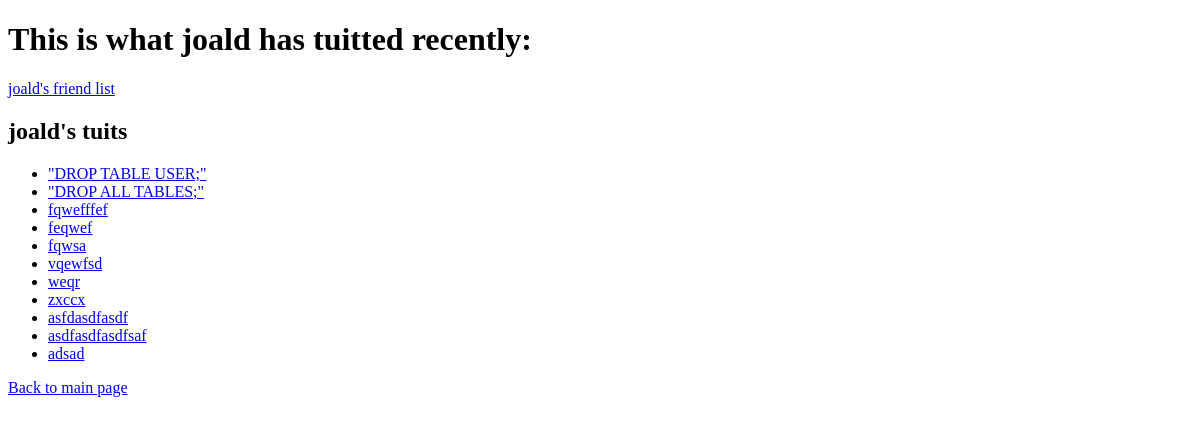
/tuits/users/joald/, run on an earlier commit of the app's database.
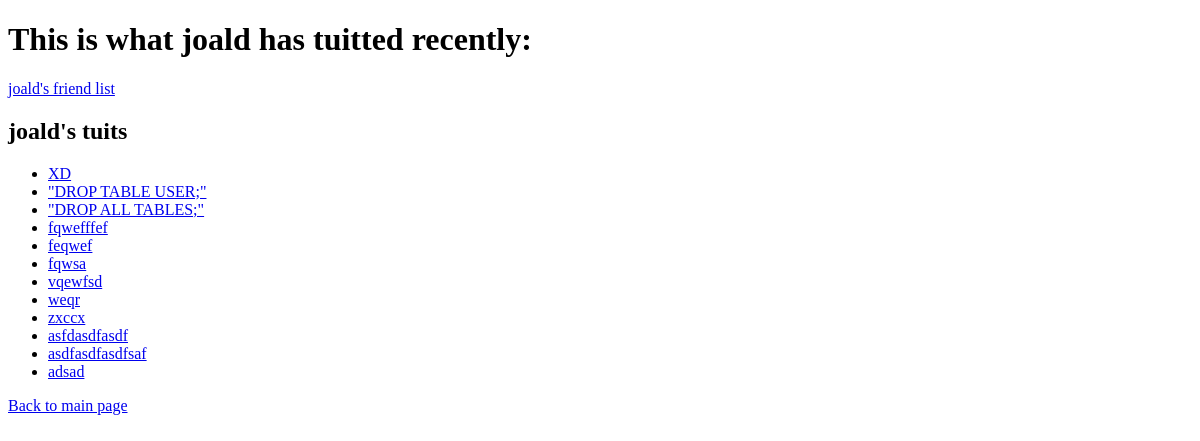
And on a later commit of the database.
### tuits/models.py (models this page shows, shortened)
class Tuit(models.Model):
    tuit_text = models.CharField(max_length=200)
    pub_date = models.DateTimeField('date published')
    creator = models.CharField(max_length=30)

### tuits/views.py (the view)
# urls.py: url(r'^users/(?P<username>(\w|@|\.|\+|-|_)+)/$', views.user_page, name='user_page'),
def user_page(request, username, extra=''):
    target_user = get_object_or_404(User, username=username)
    tuit_list = Tuit.objects.filter(creator__exact=username).order_by('-pub_date')[:20]
    context = {
        'tuit_list': tuit_list,
        'target_user': target_user,
        'extra': extra
    }
    _add_current_user(request, context)
    context['can_add_friend'] = request.user.is_authenticated and not \
        _get_friendship(min(username, context['current_user'].username),
                        max(username, context['current_user'].username)).exists()
    return render(request, 'tuits/username.html', context)

### tuits/views.py (called while the page is built)
def _add_current_user(request, context):
    context['current_user'] = request.user if request.user.is_authenticated() else None

### tuits/templates/tuits/username.html (shortened to what this page needs)
<!DOCTYPE html>
<html lang="en">
<head>
</head>
<body>
{% if current_user and target_user.username == current_user.username %}
    <h1>This is what you have tuitted recently:</h1>
    <p><a href="{% url 'new_tuit' %}">Add a new Tuit!</a> </p>
    <p><a href="{% url 'friend_list' username=target_user.username%}">Friend list</a></p>
{% else %}
    <h1>This is what {{ target_user.username }} has tuitted recently:</h1>
    <p><a href="{% url 'friend_list' username=target_user.username%}">{{ target_user.username }}'s friend list</a></p>
{% endif %}
{% if tuit_list %}
    <h2>{{ target_user.username }}'s tuits</h2>
    <ul>
    {% for tuit in tuit_list %}
        <li><a href="{% url 'detail' tuit.id %}">{{ tuit.tuit_text }}</a></li>
    {% endfor %}
    </ul>
{% else %}
    <p>No tuits are available.</p>
{% endif %}
<a href="{% url 'index' %}">Back to main page</a>
</body>
</html>

What changed in the data, as far as the page shows it:
added Tuit: tuit_text "XD"
